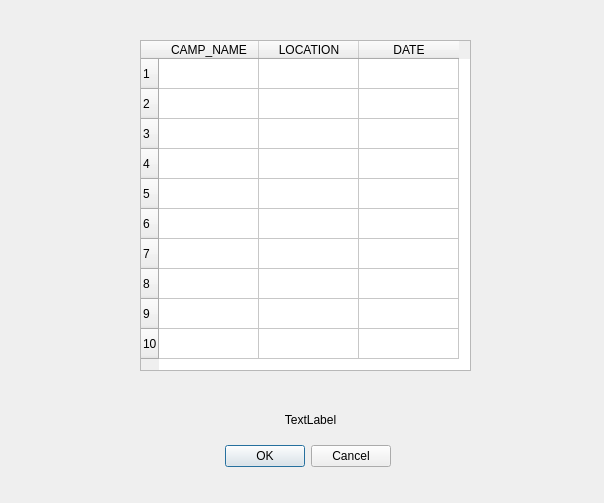
<?xml version="1.0" encoding="UTF-8"?>
<ui version="4.0">
 <class>Dialog</class>
 <widget class="QDialog" name="Dialog">
  <property name="geometry">
   <rect>
    <x>0</x>
    <y>0</y>
    <width>604</width>
    <height>503</height>
   </rect>
  </property>
  <property name="windowTitle">
   <string>Dialog</string>
  </property>
  <widget class="QTableWidget" name="tableWidget">
   <property name="geometry">
    <rect>
     <x>140</x>
     <y>40</y>
     <width>331</width>
     <height>331</height>
    </rect>
   </property>
   <property name="sizeAdjustPolicy">
    <enum>QAbstractScrollArea::AdjustToContents</enum>
   </property>
   <property name="editTriggers">
    <set>QAbstractItemView::NoEditTriggers</set>
   </property>
   <property name="rowCount">
    <number>10</number>
   </property>
   <property name="columnCount">
    <number>3</number>
   </property>
   <row/>
   <row/>
   <row/>
   <row/>
   <row/>
   <row/>
   <row/>
   <row/>
   <row/>
   <row/>
   <column>
    <property name="text">
     <string>CAMP_NAME</string>
    </property>
   </column>
   <column>
    <property name="text">
     <string>LOCATION</string>
    </property>
   </column>
   <column>
    <property name="text">
     <string>DATE</string>
    </property>
   </column>
  </widget>
  <widget class="QDialogButtonBox" name="buttonBox">
   <property name="geometry">
    <rect>
     <x>50</x>
     <y>440</y>
     <width>341</width>
     <height>32</height>
    </rect>
   </property>
   <property name="orientation">
    <enum>Qt::Horizontal</enum>
   </property>
   <property name="standardButtons">
    <set>QDialogButtonBox::Cancel|QDialogButtonBox::Ok</set>
   </property>
  </widget>
  <widget class="QLabel" name="label">
   <property name="geometry">
    <rect>
     <x>220</x>
     <y>410</y>
     <width>181</width>
     <height>20</height>
    </rect>
   </property>
   <property name="text">
    <string>TextLabel</string>
   </property>
   <property name="alignment">
    <set>Qt::AlignCenter</set>
   </property>
  </widget>
 </widget>
 <resources/>
 <connections>
  <connection>
   <sender>tableWidget</sender>
   <signal>cellPressed(int,int)</signal>
   <receiver>label</receiver>
   <slot>setNum(int)</slot>
   <hints>
    <hint type="sourcelabel">
     <x>305</x>
     <y>205</y>
    </hint>
    <hint type="destinationlabel">
     <x>380</x>
     <y>409</y>
    </hint>
   </hints>
  </connection>
 </connections>
</ui>
